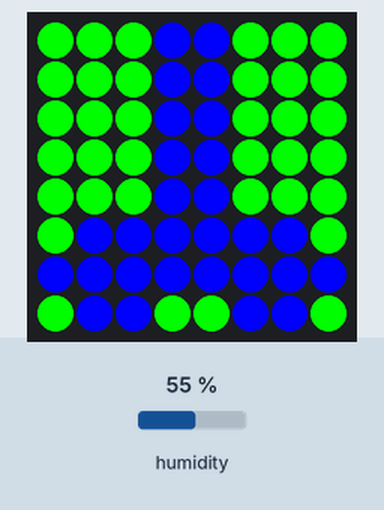
Bench run of a program on a simulated Raspberry Pi (BCM pin numbers) with a Sense HAT. Shown: the Sense HAT's 8×8 RGB LED matrix. The test bench sets the inputs (shaded band); at power-on: humidity 55 %. What the program prints to the terminal is not drawn.

Above: at 0.1 s.

The program:

humidity_senseHat.py
```python
from sense_hat import SenseHat
from time import sleep
from time import asctime

sense = SenseHat()
sense.clear()

humidity = sense.get_humidity()
humidity = int(humidity)
print(humidity)

b = (0, 0, 255)
g = (0, 255, 0)

bkg_blue= [
    b,b,b,b,b,b,b,b,
    b,b,b,b,b,b,b,b,
    b,b,b,b,b,b,b,b,
    b,b,b,b,b,b,b,b,
    b,b,b,b,b,b,b,b,
    b,b,b,b,b,b,b,b,
    b,b,b,b,b,b,b,b,
    b,b,b,b,b,b,b,b
    ]
bkg_green = [
    g,g,g,g,g,g,g,g,
    g,g,g,g,g,g,g,g,
    g,g,g,g,g,g,g,g,
    g,g,g,g,g,g,g,g,
    g,g,g,g,g,g,g,g,
    g,g,g,g,g,g,g,g,
    g,g,g,g,g,g,g,g,
    g,g,g,g,g,g,g,g
    ]
bkg_lol = [
    g,g,g,b,b,g,g,g,
    g,g,g,b,b,g,g,g,
    g,g,g,b,b,g,g,g,
    g,g,g,b,b,g,g,g,
    g,g,g,b,b,g,g,g,
    g,b,b,b,b,b,b,g,
    b,b,b,b,b,b,b,b,
    g,b,b,g,g,b,b,g
    ]


while True:
    if humidity < 10:
        sense.set_pixels(bkg_blue)
    elif humidity < 14 and humidity > 20:
        sense.set_pixels(bkg_green)
    else:
        sense.set_pixels(bkg_lol)
```
